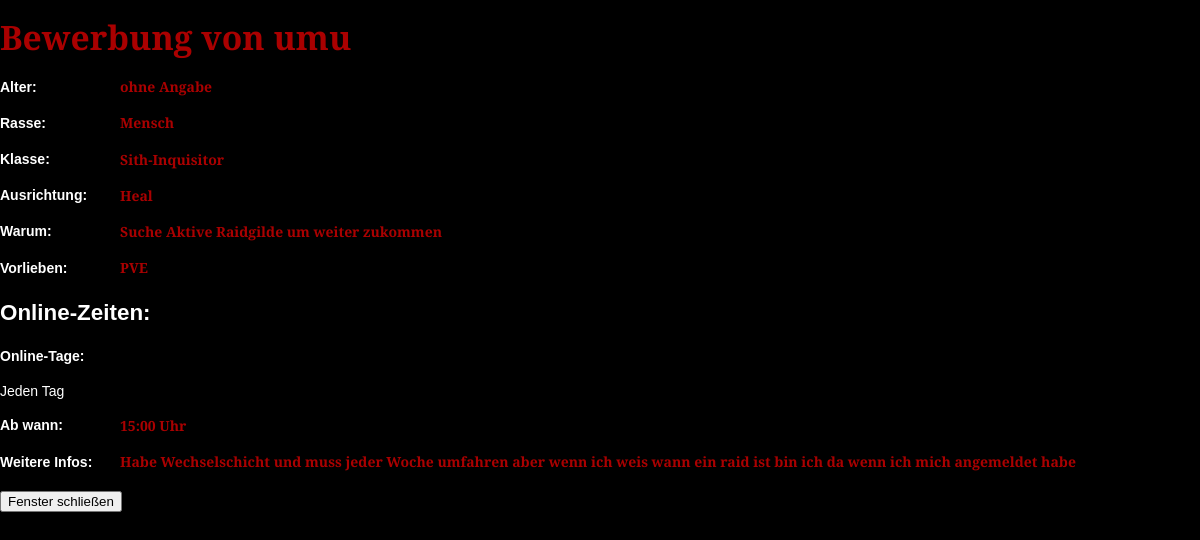
The page /DetailBewerbung.php?BID=10 on the database its author committed.
### tables this page shows
CREATE TABLE IF NOT EXISTS `bewerbung` (
  `Bewerbung_ID` int(10) unsigned NOT NULL AUTO_INCREMENT,
  `Charname` varchar(20) NOT NULL,
  `Rasse` varchar(60) NOT NULL,
  `Klasse` varchar(60) NOT NULL,
  `Ausrichtung` varchar(60) NOT NULL,
  `Warum` varchar(10000) NOT NULL,
  `Vorlieben` varchar(60) NOT NULL,
  `Zeit` char(5) NOT NULL,
  `Zusatz` varchar(10000) NOT NULL,
  `Mo` char(6) DEFAULT NULL,
  `Di` char(8) DEFAULT NULL,
  `Mi` char(8) DEFAULT NULL,
  `Do` char(10) DEFAULT NULL,
  `Fr` char(7) DEFAULT NULL,
  `Sa` char(7) DEFAULT NULL,
  `So` char(7) DEFAULT NULL,
  `JT` char(9) DEFAULT NULL,
  `alter` varchar(20) NOT NULL DEFAULT 'ohne Angabe',
  `Aufgenommen` tinyint(1) NOT NULL DEFAULT '0',
  `Bearbeitung` tinyint(1) NOT NULL DEFAULT '0',
  `Grund` varchar(1000) NOT NULL,
  PRIMARY KEY (`Bewerbung_ID`)
);

### src/dbadmin.inc (called while the page is built, shortened)
<?php
function Get_Bewerbung($Bewerbung_ID, $dbconn)
{
    $sql = "SELECT `Charname`, `Rasse`, `Klasse`, `Ausrichtung`, `Warum`, `Vorlieben`, `Zeit`, `Zusatz`, `Mo`, `Di`, `Mi`, `Do`, `Fr`, `Sa`, `So`, `JT`, `Aufgenommen`, `Bearbeitung`, `alter`, `Grund`
            FROM `Bewerbung`
            WHERE `Bewerbung_ID` = ".$Bewerbung_ID.";";
	$query_result = mysql_query($sql, $dbconn) or die("Anfrage nicht erfolgreich");
	$user_arr = array();
	while (($user_ds = mysql_fetch_assoc($query_result))!= false)
		$user_arr[] = $user_ds;
	return $user_arr;
}
?>

### DetailBewerbung.php (the view, shortened to what this page needs)
<?php
	include "./src/dbadmin.inc";
	$dbconn = Connect_DB();
	$DetailBewerbung=Get_Bewerbung($_SESSION['BID'], $dbconn);
?>
<!DOCTYPE html PUBLIC "-//W3C//DTD XHTML 1.0 Strict//EN" "http://www.w3.org/TR/xhtml1/DTD/xhtml1-strict.dtd">
<html>
	<head>
		<link rel="stylesheet" type="text/css" href="./styleoverlaybewerbungen.css" />
	</head>
	<body>
		<div id="Detailuser">
			<form method="post" action="<?php echo $_SERVER['PHP_SELF']; ?>">
				<?php
					foreach($DetailBewerbung as $row)
					{
						echo '<div id="OverlayChar">
						<p><h2>Bewerbung von '.$row['Charname'].'</h2></p>
						</div>';
						echo '<div>
							  	<p><h4>Alter:</h4></p>
								<div class="OverlayAusgabe">'.$row['alter'].'</div>
							  </div>';
						echo '<div>
							  	<p><h4>Rasse:</h4></p>
								<div class="OverlayAusgabe">'.$row['Rasse'].'</div>
							  </div>';
						echo '<div>
							  	<p><h4>Klasse:</h4></p>
								<div class="OverlayAusgabe">'.$row['Klasse'].'</div>
							  </div>';
						echo '<div>
							  	<p><h4>Ausrichtung:</h4></p>
								<div class="OverlayAusgabe">'.$row['Ausrichtung'].'</div>
							  </div>';
						echo '<div>
							  	<p><h4>Warum:</h4></p>
								<div class="OverlayAusgabe" style="padding-right: 12px;">'.$row['Warum'].'</div>
							  </div>';
						echo '<div>
							  	<p><h4>Vorlieben:</h4></p>
								<div class="OverlayAusgabe">'.$row['Vorlieben'].'</div>
							  </div>';
						echo '<div>
								<p><h3>Online-Zeiten:</h3></p>
								<p><h4>Online-Tage:</h4></p>
							  </div>
							  <div id="OverlayTage">';
						if(empty($row['JT']))
						{
							if(!empty($row['Mo']))
							{
							echo '<div>
							  		<p><h4></h4></p>
									<div class="Tag">Montag</div>
								  </div>';
							}
							if(!empty($row['Di']))
							{
							echo '<div class="Tag">Dienstag</div>';
							}
							if(!empty($row['Mi']))
							{
							echo '<div class="Tag">Mittwoch</div>';
							}
							if(!empty($row['Do']))
							{
							echo '<div class="Tag">Donnerstag</div>';
							}
							if(!empty($row['Fr']))
							{
							echo '<div class="Tag">Freitag</div>';
							}
							if(!empty($row['Sa']))
							{
							echo '<div class="Tag">Samstag</div>';
							}
							if(!empty($row['So']))
							{
							echo '<div class="Tag">Sonntag</div>';
							}
						}
						else
						{
							echo '<div class="OverlayTag">Jeden Tag</div>';
						}
						echo '</div>
				              <div>
							  	<p><h4>Ab wann:</h4></p>
								<div class="OverlayAusgabe">'.$row['Zeit'].' Uhr</div>
							  </div>';
						if(!empty($row['Zusatz']))
						{
						echo '<div id="OverlayName">
							  	<p><h4>Weitere Infos:</h4></p>
								<div class="OverlayAusgabe">'.$row['Zusatz'].'</div>
							  </div>';
						}
					}
				?>
				<div id="Overlaysubmit">
						<input type="submit" name="Schließen" value="Fenster schlie&szlig;en"  onclick="parent.parent.GB_hide();" />
				</div>
			</form>
		</div>
	</body>
</html>

### styleOverlayBewerbungen.css (style rules this page uses)
body { margin: 0; padding: 0; background: #000000; font-family: Arial, Helvetica, sans-serif; font-size: 14px; color: #FFF; }
h1, h2, h3 h4 { margin: 0; padding: 0; font-family: 'Arvo'; color: #AA0000; font-weight: bold; }
h2 { font-size: 2.4em; }
h3 { font-size: 1.6em; }
h4 { font-size: 1em; }
.OverlayAusgabe { color: #AA0000; font-weight: bold; margin-top: -36px; margin-left: 120px; font-family: 'Arvo'; }
#Overlaysubmit { margin-top: 20px; }

### rows shown on the page
bewerbung: Charname "umu", alter "ohne Angabe", Rasse "Mensch", Klasse "Sith-Inquisitor", Ausrichtung "Heal", Warum "Suche Aktive Raidgilde um weiter zukommen", Vorlieben "PVE", JT "Jeden Tag", Zeit "15:00", Zusatz "Habe Wechselschicht und muss jeder Woche umfahren aber wenn ich weis wann ein raid ist bin ich da wenn ich mich angemeldet habe"
